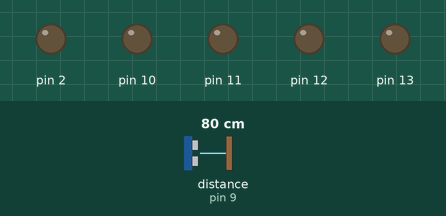
This sketch was run on a simulated Arduino Uno, built with avr-gcc and run on an emulated ATmega328P. Shown: output pins drawn as LEDs (lit = HIGH). Wiring (inferred from the names in the program): ultrasonic range finder: trigger pin 8; echo pin 9. Dashed ring = blinking. The inputs (shaded band) are chosen by the test bench; at power-on: distance to the obstacle (sensor on pin 9) 80 cm. The echo pulse lasts 58.3 µs per cm; pins used as bus, display or sensor lines are not drawn.

Above: at 1.2 s.
1.3 s: distance to the obstacle (sensor on pin 9) set to 46 cm
2.8 s: distance to the obstacle (sensor on pin 9) set to 38 cm
At 2.96 s:
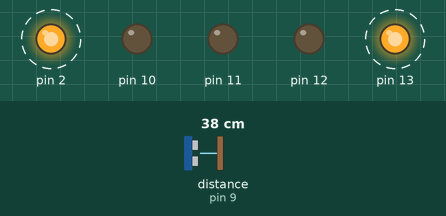
5.8 s: distance to the obstacle (sensor on pin 9) set to 33 cm
8.8 s: distance to the obstacle (sensor on pin 9) set to 27 cm
At 10.0 s:
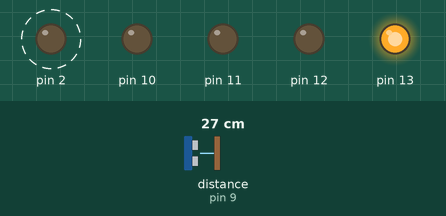
11.8 s: distance to the obstacle (sensor on pin 9) set to 23 cm
14.8 s: distance to the obstacle (sensor on pin 9) set to 19 cm
At 15.5 s:
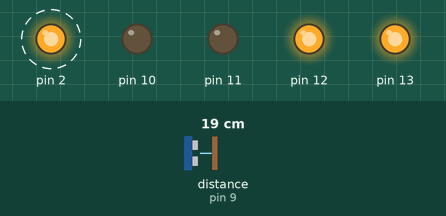
Timing chart, 0 to 18.8 s (numbered marks = the images above; inputs shaded):
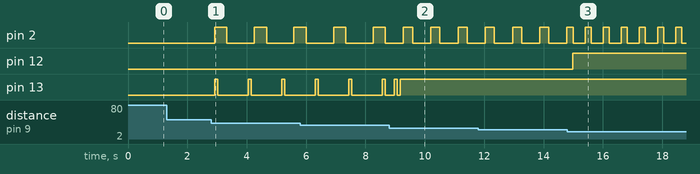

Measured:
- the behaviour switches between 41 and 40 cm on distance to the obstacle (sensor on pin 9) (found by bisection; images 0 and 1)
- the behaviour switches between 31 and 30 cm on distance to the obstacle (sensor on pin 9) (found by bisection; images 1 and 2)
- the behaviour switches between 21 and 20 cm on distance to the obstacle (sensor on pin 9) (found by bisection; images 2 and 3)
- after the input at 1.3 s, every drawn part: stays the same
- after the input at 2.8 s, pin 2: alternates HIGH for 0.41 s and LOW for 0.93 s, starting after 0.12 s; pin 13: alternates HIGH for 0.10 s and LOW for 1.0 s, starting after 0.12 s
- after the input at 8.8 s, pin 2: alternates HIGH for 0.31 s and LOW for 0.61 s, starting after 0.48 s
- after the input at 14.8 s, pin 2: alternates HIGH for 0.20 s and LOW for 0.41 s, starting after 0.19 s; pin 12: LOW → HIGH after 0.19 s

The sketch:

de1_project.ino
```cpp
byte trig = 8;
byte echo = 9;
long doba;
int vzdalenost;
int zpozdeni =750;
byte piezo = 1;
byte stavy;
byte led;
unsigned long t1;
unsigned long t2;
unsigned long t3;
unsigned long t4;
void setup() {
  // put your setup code here, to run once:
  pinMode(trig,OUTPUT);
  pinMode(echo,INPUT);
  pinMode(10,OUTPUT);
  pinMode(11,OUTPUT);
  pinMode(12,OUTPUT);
  pinMode(13,OUTPUT);
  pinMode(2,OUTPUT);
  Serial.begin(9600);
}

void loop() {
  // put your main code here, to run repeatedly:

  digitalWrite(trig,LOW);
  delayMicroseconds(20);
  digitalWrite(trig,HIGH);
  delayMicroseconds(30);
  digitalWrite(trig,LOW);
 doba=pulseIn(echo,HIGH);
 vzdalenost=doba*0.034/2;


switch(piezo){
  case 1:digitalWrite(2,HIGH);t1=millis();piezo=2;
break;
  case 2:t2=millis();if(t2-t1>zpozdeni/2){digitalWrite(2,LOW);t1=millis();piezo=3;}
break;
  case 3:t2=millis();if(t2-t1>zpozdeni){piezo=1;}
break;
};

switch(led){
  case 1:digitalWrite(13,HIGH);t3=millis();led=2;
break;
  case 2:t4=millis();if(t4-t3>500){digitalWrite(13,LOW);t3=millis();led=3;}
break;
  case 3:t4=millis();if(t4-t3>500){led=1;}
break;
  };

if(vzdalenost>=40){digitalWrite(2,LOW);stavy=1;if(led==1){led=0;};if(piezo==1){piezo=0;};};
if(vzdalenost<40 && vzdalenost>=30){stavy=2;if(led==0){led=1;};if(piezo==0){piezo=1;};};
if(vzdalenost<30 && vzdalenost>=20){stavy=3;if(led==1){led=0;};if(piezo==0){piezo=1;};};
if(vzdalenost<20 && vzdalenost>=10){stavy=4;if(led==1){led=0;};if(piezo==0){piezo=1;};};
if(vzdalenost<10 && vzdalenost>=4){stavy=5;if(led==1){led=0;};if(piezo==0){piezo=1;};};
if(vzdalenost<4){stavy=6;if(led==1){led=0;};if(piezo==1){piezo=0;};};

delay(100);

switch(stavy){
  case 1:

      digitalWrite(13,LOW);
      digitalWrite(12,LOW);
      digitalWrite(11,LOW);
      digitalWrite(10,LOW);

  break;
  case 2:

    digitalWrite(13,LOW);
    digitalWrite(12,LOW);
    digitalWrite(11,LOW);
    digitalWrite(10,LOW);
    zpozdeni=800;

  break;
  case 3:

    digitalWrite(13,HIGH);
    digitalWrite(12,LOW);
    digitalWrite(11,LOW);
    digitalWrite(10,LOW);
    zpozdeni=500;

  break;
  case 4:

    digitalWrite(13,HIGH);
    digitalWrite(12,HIGH);
    digitalWrite(11,LOW);
    digitalWrite(10,LOW);
    zpozdeni=300;

  break;
  case 5:

    digitalWrite(13,HIGH);
    digitalWrite(12,HIGH);
    digitalWrite(11,HIGH);
    digitalWrite(10,LOW);
    zpozdeni=150;

  break;
  case 6:

    digitalWrite(13,HIGH);
    digitalWrite(12,HIGH);
    digitalWrite(11,HIGH);
    digitalWrite(10,HIGH);
    digitalWrite(2,HIGH);

  break;

  };


}
```
